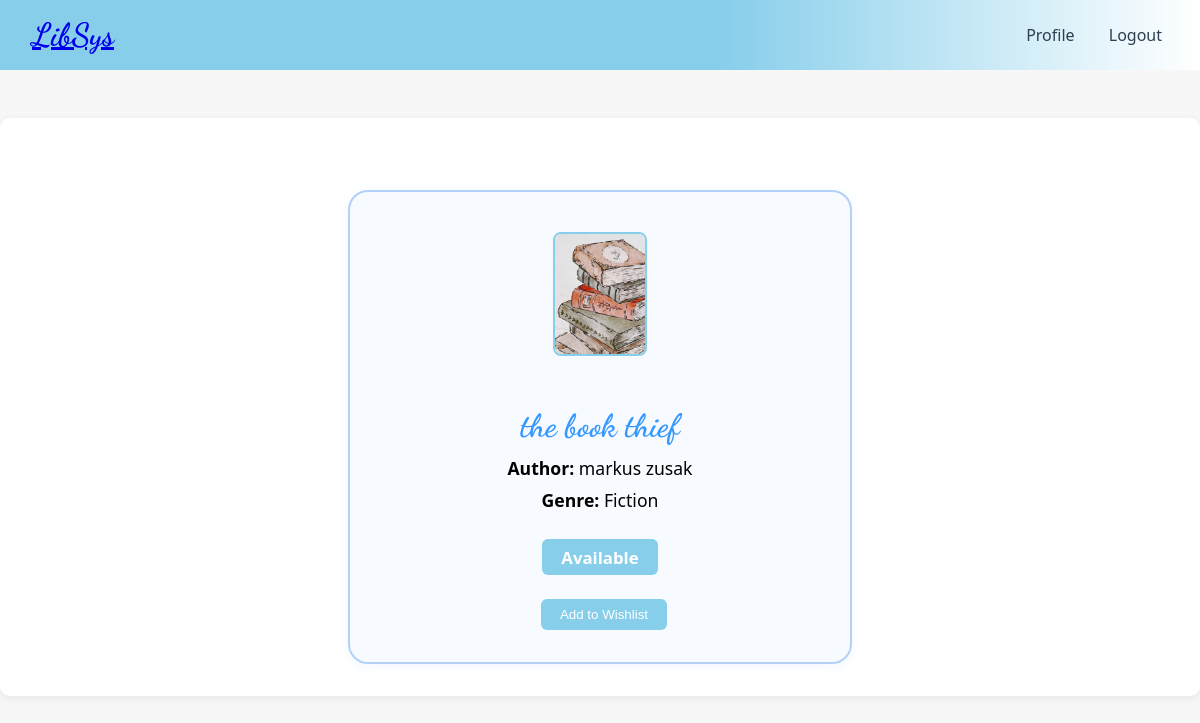
The page /book/4/ (signed in) on the database its author committed.
### Home/models.py (models this page shows, shortened)
class Book(models.Model):
    "these ar efew genres that can be selected to label a book added in library"
    GENRE_CHOICES = [
        ("Fiction", "Fiction (Novels, stories, drama, literary fiction)"),
        ("Non-Fiction", "Non-Fiction (Essays, journalism, real-life topics, how-to books)"),
        ("Science & Technology", "Science & Technology (Physics, biology, programming, engineering, mathematics)"),
        ("History & Politics", "History & Politics (Historical events, government, wars, biographies of leaders)"),
        ("Children & Young Adult", "Children & Young Adult (Books for kids, teens, fantasy for younger readers)"),
        ("Religion & Philosophy", "Religion & Philosophy (Spiritual texts, beliefs, ethics, thought systems)"),
        ("Education & Reference", "Education & Reference (Textbooks, guides, dictionaries, academic materials)"),
    ]
    book_id = models.AutoField(primary_key=True)
    book_name = models.CharField(max_length=255)
    book_author = models.CharField(max_length=255)
    book_genre = models.CharField(max_length=40, choices=GENRE_CHOICES) #can select from the genres that have been listed
    isAvailable = models.BooleanField(default=True) #show if availble or not
    created_at = models.DateTimeField(auto_now_add=True)  # For latest books
    book_photo = models.ImageField(upload_to='book_photos/', null=True, blank=True)

### Home/views.py (the view, shortened to what this page needs)
# urls.py: path('book/<int:book_id>/', book_detail, name='book_detail'),
@login_required(login_url='login')
def book_detail(request, book_id):
    book = get_object_or_404(Book, pk=book_id)
    user = request.user
    in_my_books = book in user.userbooklist.all()#check book in userlist
    in_wishlist = book in user.wishlist.all()#check book in use wishlist
    is_borrowed = not book.isAvailable # check if book available or not
    is_borrowed_by_user = in_my_books #show book borrowed
    in_my_books = book in user.userbooklist.all()
    in_wishlist = book in user.wishlist.all()
    is_borrowed = not book.isAvailable
    is_borrowed_by_user = in_my_books
    return render(request, 'book_detail.html', {
        'book': book,
        'in_my_books': in_my_books,
        'in_wishlist': in_wishlist,
        'is_borrowed': is_borrowed,
        'is_borrowed_by_user': is_borrowed_by_user,
    })

### Home/templates/book_detail.html (shortened to what this page needs)
{% load static %}
<!DOCTYPE html>
<html lang="en">
<head>
  <link rel="stylesheet" href="{% static 'homestyle.css' %}" />
</head>
<body>
  <nav class="navbar">
    <div class="nav-left">
      <a href="{% url 'home' %}" class="logo">LibSys</a>
    </div>
    <div class="nav-right">
      <a href="{% url 'profile' %}">Profile</a>
      <form method="post" action="{% url 'logout' %}" style="display:inline;">
        <button type="submit" class="logout-btn">Logout</button>
      </form>
    </div>
  </nav>
  <div class="container">
    <div class="book-detail-card">
      {% if book.book_photo %}
        <img src="{{ book.book_photo.url }}" alt="{{ book.book_name }}" class="book-cover" />
      {% endif %}
      <h2>{{ book.book_name }}</h2>
      <div class="meta"><strong>Author:</strong> {{ book.book_author }}</div>
      <div class="meta"><strong>Genre:</strong> {{ book.book_genre }}</div>
      <div class="availability {% if not book.isAvailable %}not-available{% endif %}">
        {% if book.isAvailable %}Available{% else %}Not Available{% endif %}
      </div>
      <div style="margin-top: 1.5rem;">
        {% if in_wishlist %}
          <form method="post" style="display:inline; margin-left:0.5rem;">
            {% csrf_token %}
            <input type="hidden" name="action" value="remove_wishlist" />
            <button type="submit" style="background:#e57373; color:#fff; padding:0.5rem 1.2rem; border:none; border-radius:6px;">Remove from Wishlist</button>
          </form>
        {% else %}
          <form method="post" style="display:inline; margin-left:0.5rem;">
            <button type="submit" style="background:#87ceeb; color:#fff; padding:0.5rem 1.2rem; border:none; border-radius:6px;">Add to Wishlist</button>
          </form>
        {% endif %}
      </div>
    </div>
  </div>
</body>
</html>

### Home/static/homestyle.css (style rules this page uses)
body { font-family: 'Segoe UI', Arial, sans-serif; background: #f7f7f7; margin: 0; padding: 0; }
.navbar { display: flex; justify-content: space-between; align-items: center; background: linear-gradient(90deg, #87ceeb 60%, #fff 100%); color: #2d3e50; padding: 1rem 2rem; }
.logo { font-family: 'Dancing Script', cursive; font-size: 2rem; font-weight: bold; }
.nav-right a, .nav-right form button.logout-btn { color: #2d3e50; text-decoration: none; margin-left: 1.5rem; font-size: 1rem; background: none; border: none; cursor: pointer; font-family: inherit; transition: color 0.2s; }
.container { max-width: 1200px; margin: 3rem auto; background: #fff; border-radius: 10px; box-shadow: 0 2px 8px rgba(0,0,0,0.08); padding: 2rem 2.5rem; }

### Home/templates/book_detail.html (style rules this page uses)
.book-detail-card { background: #f7faff; border: 2px solid #b3d1f7; border-radius: 20px; box-shadow: 0 2px 12px rgba(52, 152, 255, 0.08); padding: 2.5rem 2.5rem 2rem 2.5rem; max-width: 420px; margin: 2.5rem auto 0 auto; text-align: center; position: relative; }
.book-detail-card img.book-cover { height: 120px; width: 90px; object-fit: cover; border-radius: 8px; margin-bottom: 1.2rem; border: 2px solid #87ceeb; background: #fff; }
.book-detail-card h2 { font-family: 'Dancing Script', cursive; font-size: 2rem; margin-bottom: 0.7rem; color: #3498ff; }
.book-detail-card .meta { font-size: 1.1rem; margin-bottom: 0.5rem; }
.book-detail-card .availability { margin-top: 1.2rem; font-weight: bold; color: #fff; background: #87ceeb; display: inline-block; padding: 0.4rem 1.2rem; border-radius: 6px; font-size: 1.05rem; }

### rows shown on the page
Book: book_photo (picture), book_name "the book thief", book_author "markus zusak", book_genre "Fiction"
